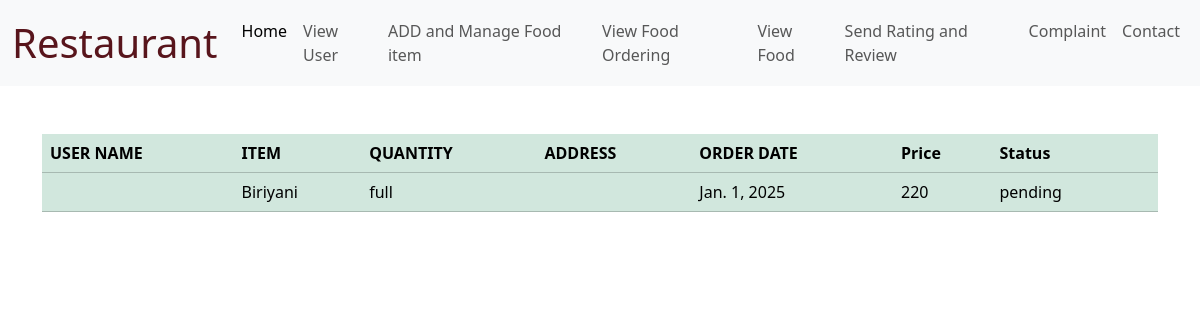
Before: /viewfood with the older database file.
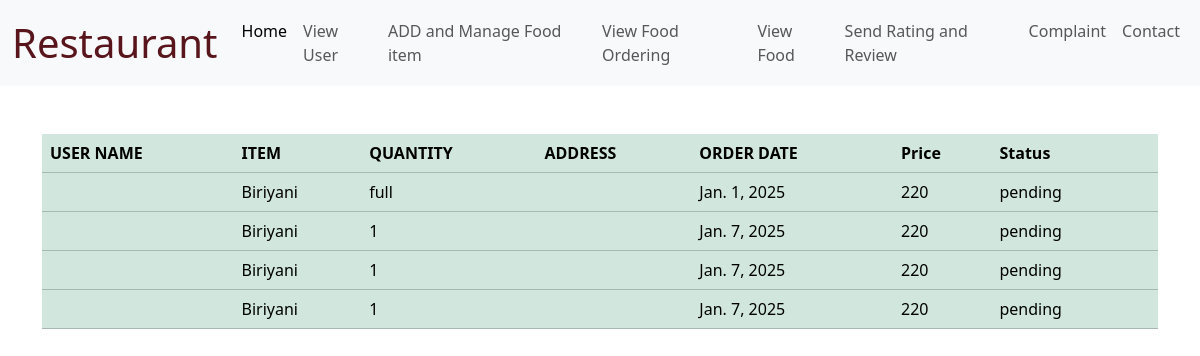
After: the same page with the newer database file.
### world_wallet_expence_app/models.py (models this page shows)
class OrderitemTable(models.Model):
     MENUID=models.ForeignKey(FoodmenuTable, on_delete=models.CASCADE)
     quantity=models.CharField(max_length=20, null=True,blank=True)
     created_at=models.DateField(auto_now_add=True)
     status=models.CharField(max_length=20, null=True,blank=True)

class FoodmenuTable(models.Model):
     RESTAURANTID=models.ForeignKey(RestaurantTable, on_delete=models.CASCADE)
     foodname=models.CharField(max_length=20, null=True,blank=True)
     foodtype=models.CharField(max_length=20, null=True,blank=True)
     description=models.CharField(max_length=100, null=True,blank=True)
     price=models.CharField(max_length=20, null=True,blank=True)

### world_wallet_expence_app/views.py (the view)
# urls.py: path('viewfood',Viewfood.as_view(),name='viewfood'),
class Viewfood(View):
    def get(self,request):
        v = OrderitemTable.objects.all()
        return render(request,"RESTAURANT/viewfood.html",{'v':v})

### templates/RESTAURANT/viewfood.html (shortened to what this page needs)
{% load static %}
<html lang="en">
<head>
    <link href="https://cdn.jsdelivr.net/npm/bootstrap@5.3.3/dist/css/bootstrap.min.css" rel="stylesheet">
</head>
<body>
    <nav class="navbar navbar-expand-lg bg-body-tertiary">
        <div class="container-fluid">
          <a class="navbar-brand fs-1 text-danger-emphasis" href="#">Restaurant</a>
          <div class="collapse navbar-collapse" id="navbarSupportedContent">
            <ul class="navbar-nav ms-auto mb-2 mb-lg-0">
              <li class="nav-item">
                <a class="nav-link active" aria-current="page" href="/HomeRS">Home</a>
              </li>
              <li class="nav-item">
                <a class="nav-link" href="/viewuser">View User</a>
              </li>
              <li class="nav-item">
                <a class="nav-link" href="/Add">ADD and Manage Food item</a>
              </li>
              <li class="nav-item">
                <a class="nav-link " href="/viewfood">View Food Ordering</a>
              </li>
              <li class="nav-item">
                <a class="nav-link " href="/foodview">View Food </a>
              </li>
              <li class="nav-item">
                <a class="nav-link" href="/Resreview">Send Rating and Review</a>
              </li>
              <li class="nav-item">
                <a class="nav-link" href="/restcomplaint">Complaint</a>
              </li>
              <li class="nav-item">
                <a class="nav-link" href="#">Contact</a>
              </li>
            </ul>
          </div>
        </div>
      </nav>
      <div class="container mt-5">
        <table class="table table-success">
            <thead>
              <tr>
                <th scope="col">USER NAME</th>
                <th scope="col">ITEM</th>
                <th scope="col">QUANTITY</th>
                <th scope="col">ADDRESS</th>
                <th scope="col">ORDER DATE</th>
                <th scope="col">Price</th>
                <th scope="col">Status</th>
                <th colspan="8"></th>
              </tr>
            </thead>
            <tbody>
              {%for i in v%}
              <tr>
                <td>{{i.ORDERID.USERID.Name}}</td>
                <td>{{i.MENUID.foodname}}</td>
                <td>{{i.quantity}}</td>
                <td>{{i.ORDERID.USERID.place}}</td>
                <td>{{i.created_at}}</td>
                <td>{{i.MENUID.price}}</td>
                <td>{{i.status}}</td>
                <td colspan="3"></td>
              </tr>
              {%endfor%}
            </tbody>
          </table>
        </div>
</body>
</html>

Changed rows visible on the page:
added OrderitemTable: MENUID.foodname "Biriyani", quantity "1", created_at "Jan. 7, 2025", MENUID.price "220", status "pending"
added OrderitemTable: MENUID.foodname "Biriyani", quantity "1", created_at "Jan. 7, 2025", MENUID.price "220", status "pending"
added OrderitemTable: MENUID.foodname "Biriyani", quantity "1", created_at "Jan. 7, 2025", MENUID.price "220", status "pending"
